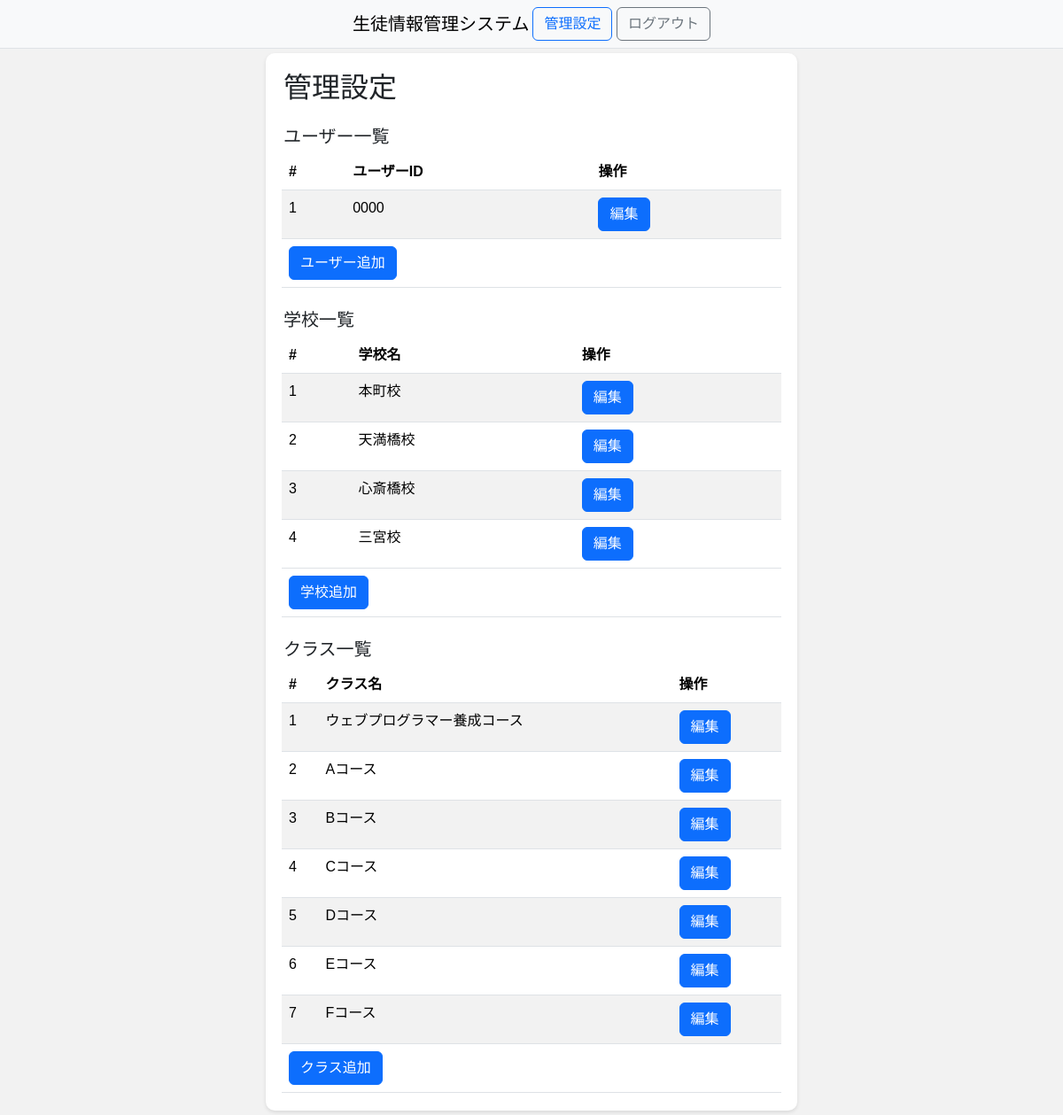
Before: /admin_panel (signed in) with the older database file.
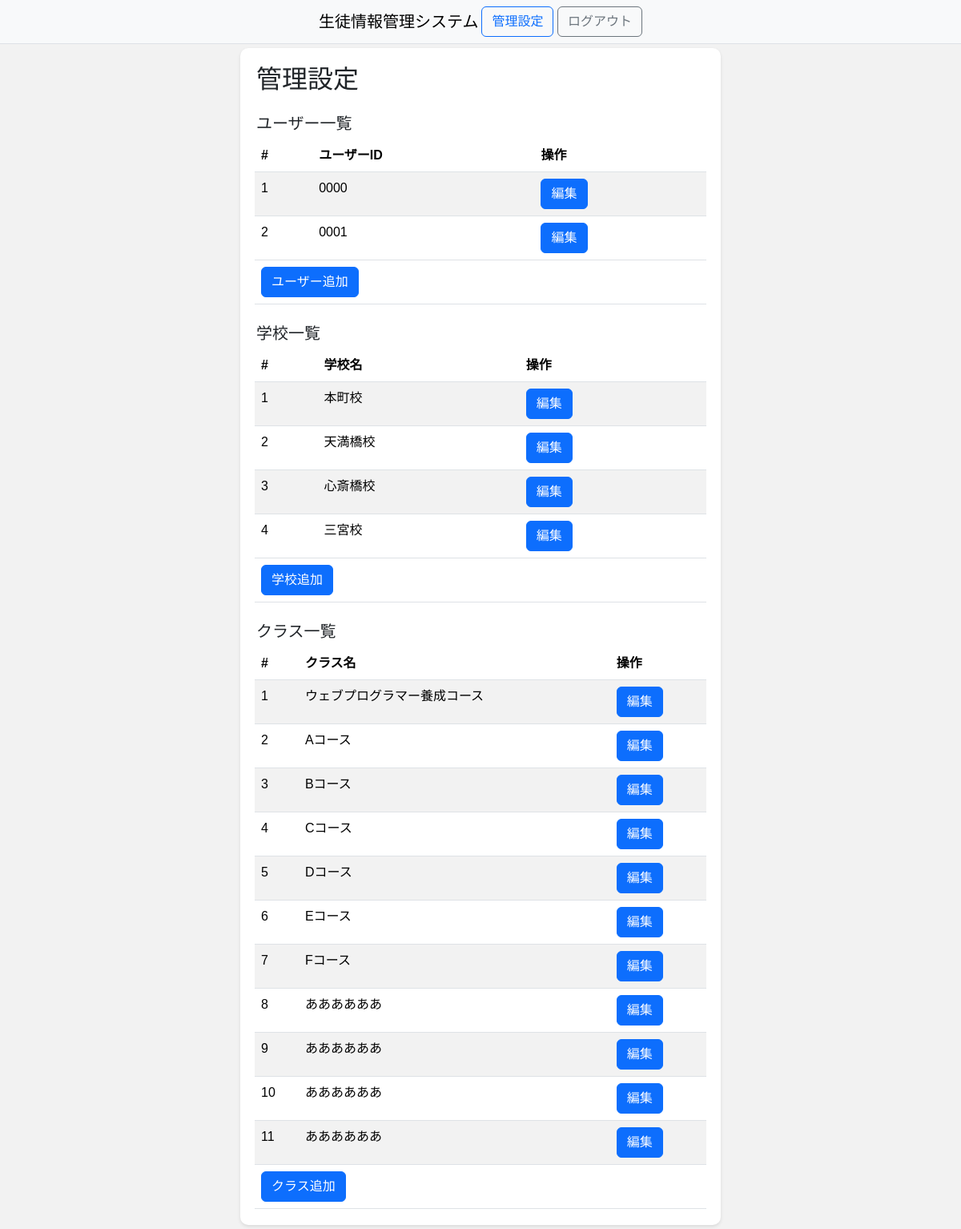
After: the same page with the newer database file.
### SIMS/models/__init__.py (models this page shows, shortened)
class BaseMixin(db.Model):
    __abstract__ = True
    id = Column(Integer, primary_key=True, autoincrement=True)
    @classmethod
    def get_all(cls, **kwargs):
        if not kwargs:
            all_data = cls.query.all()
        else:
            all_data = cls.query.filter_by(**kwargs).all()
        return [data.to_dict() for data in all_data]
    def to_dict(self):
        dic = self.__dict__.copy()
        if '_sa_instance_state' in dic:
            del dic['_sa_instance_state']
        return dic

class User(BaseMixin, UserMixin):
    __tablename__ = 'user'
    id = Column(Integer, primary_key=True, autoincrement=True)
    user_id = Column(String(64))
    password = Column(String(64))

class School(BaseMixin):
    __tablename__ = 'school'
    id = Column(Integer, primary_key=True, autoincrement=True)
    name = Column(String(64))

class Class(BaseMixin):
    __tablename__ = 'class'
    id = Column(Integer, primary_key=True, autoincrement=True)
    name = Column(String(64))

### SIMS/views/admin_panel.py (the view)
@bp.route('/admin_panel', methods=['GET', 'POST'])
@login_required
def admin_panel():
    if request.method == 'GET':
        schools = School.get_all()
        classes = Class.get_all()
        users = User.get_all()
        return render_template('admin_panel.html', schools=schools, classes=classes, users=users)
    elif request.method == 'POST':
        type = request.form.get('type')
        pass

### SIMS/user_auth.py (called while the page is built)
    @login_manager.user_loader
    def load_user(user_id):
        return User.query.get(user_id)

### SIMS/templates/admin_panel.html (shortened to what this page needs)
{% set subTitle = '管理設定' %}
{% extends 'layout.html' %}
{% block contents %}
<link rel="stylesheet" href="{{ url_for('static', filename='css/admin_panel.css') }}"></link>
{{ super() }}
<div class="container">
    <h2>管理設定</h2>
    <div class="row g-1 mt-3">
        <div class="col-auto">
            <h5 class="pt-1">ユーザー一覧</h5>
        </div>
    </div>
    <div class="row g-1">
        <table id="user-table" class="table table-striped table-hover mb-0">
            <thead>
                <tr>
                    <th>#</th>
                    <th>ユーザーID</th>
                    <th>操作</th>
                </tr>
            </thead>
            <tbody>
                {% for user in users %}
                <tr>
                    <td>{{ user.id }}</td>
                    <td>{{ user.user_id }}</td>
                    <td>
                        {% set onclick = 'editUser(' ~ user.id ~ ',"' ~ user.user_id ~ '","' ~ user.password ~ '")' %}
                        <button class="btn btn-primary" name="edit-user" onclick="{{ onclick }}">編集</button>
                    </td>
                </tr>
                {% endfor %}
            </tbody>
            <tfoot>
                <tr>
                    <td colspan="3">
                        <button name="add-user" class="btn btn-primary" onclick="editUser()">ユーザー追加</button>
                    </td>
                </tr>
            </tfoot>
        </table>
    </div>
    <div class="row g-1 mt-3">
        <div class="col-auto">
            <h5 class="pt-1">学校一覧</h5>
        </div>
    </div>
    <div class="row g-1">
        <table id="school-table" class="table table-striped table-hover mb-0">
            <thead>
                <tr>
                    <th>#</th>
                    <th>学校名</th>
                    <th>操作</th>
                </tr>
            </thead>
            <tbody>
                {% for school in schools %}
                <tr>
                    <td>{{ school.id }}</td>
                    <td>{{ school.name }}</td>
                    <td>
                        {% set onclick = 'editSchool(' ~ school.id ~ ',"' ~ school.name ~ '")' %}
                        <button class="btn btn-primary" name="edit-school" onclick="{{ onclick }}">編集</button>
                    </td>
                </tr>
                {% endfor %}
            </tbody>
            <tfoot>
                <tr>
                    <td colspan="3">
                        <button name="add-school" class="btn btn-primary" onclick="editSchool()">学校追加</button>
                    </td>
                </tr>
            </tfoot>
        </table>
    </div>
    <div class="row g-1 mt-3">
        <div class="col-auto">
            <h5 class="pt-1">クラス一覧</h5>
        </div>
    </div>
    <div class="row g-1">
        <table id="class-table" class="table table-striped table-hover mb-0">
            <thead>
                <tr>
                    <th>#</th>
                    <th>クラス名</th>
                    <th>操作</th>
                </tr>
            </thead>
            <tbody>
                {% for cls in classes %}
                <tr>
                    <td>{{ cls.id }}</td>
                    <td>{{ cls.name }}</td>
                    <td>
                        {% set onclick = 'editClass(' ~ cls.id ~ ',"' ~ cls.name ~ '")' %}
                        <button class="btn btn-primary" name="edit-class" onclick="{{ onclick }}">編集</button>
                    </td>
                </tr>
                {% endfor %}
            </tbody>
            <tfoot>
                <tr>
                    <td colspan="3">
                        <button name="add-class" class="btn btn-primary" onclick="editClass()">クラス追加</button>
                    </td>
                </tr>
            </tfoot>
        </table>
    </div>
</div>
{% endblock %}

### SIMS/templates/layout.html (shortened to what this page needs)
{% set title = '生徒情報管理システム' %}
<!DOCTYPE html>
<html lang="ja">
<head>
    <link rel="stylesheet" href="https://cdn.jsdelivr.net/npm/bootstrap@5.3.2/dist/css/bootstrap.min.css">
    <link rel="stylesheet" href="https://cdnjs.cloudflare.com/ajax/libs/font-awesome/6.5.1/css/all.min.css"></link>
    <link rel="stylesheet" href="{{ url_for('static', filename='css/common.css') }}"></link>
</head>
<body>
    {% block contents %}
    {% include 'navbar.html' %}
    {% endblock %}
</body>
</html>

### SIMS/templates/navbar.html (shortened to what this page needs)
<header class="container-fluid sticky-top border-bottom border-body bg-body-tertiary">
    <nav class="container-sm navbar navbar-expand-sm mx-auto flex-row justify-content-center" >
        <div>
            <a class="navbar-brand me-1" href="/">{{ title }}</a>
        </div>
        <div>
            <div class="collapse navbar-collapse row g-1" id="navbarContent">
                {% if current_user.is_authenticated %}
                <div class="col-auto">
                    <button class="btn btn-outline-primary" type="button" onclick="location.href='/admin_panel'">管理設定</button>
                    <button class="btn btn-outline-secondary" type="button" onclick="location.href='/logout'">ログアウト</button>
                </div>
                {% endif %}
            </div>
        </div>
    </nav>
</header>

### SIMS/static/css/admin_panel.css (style rules this page uses)
body { font-family: Arial, sans-serif; background-color: #f2f2f2; }
:not(header) > .container { max-width: 600px; margin: 5px auto; padding: 20px; background-color: #ffffff; border-radius: 10px; box-shadow: 0 2px 4px rgba(0, 0, 0, 0.1); }

Changed rows visible on the page:
added User: id "2", user_id "0001"
added Class: id "8", name "ああああああ"
added Class: id "9", name "ああああああ"
added Class: id "10", name "ああああああ"
added Class: id "11", name "ああああああ"
